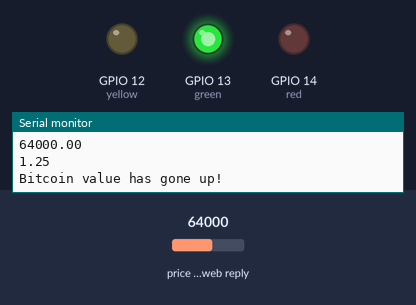
Bench run of a sketch on a simulated ESP8266 (NodeMCU). Parts: output pins drawn as LEDs (lit = HIGH), the last lines printed to the serial monitor. The test bench sets the inputs (shaded band); at power-on: price in the web reply 64000. WiFi joins after 1.5 s; servers stay silent unless stated; web services answer with replies made up by the test bench.

Above: at 5.85 s.
At 67.85 s:
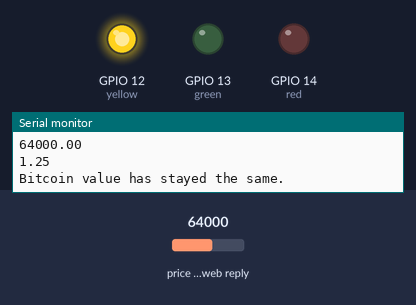
At 129.55 s:
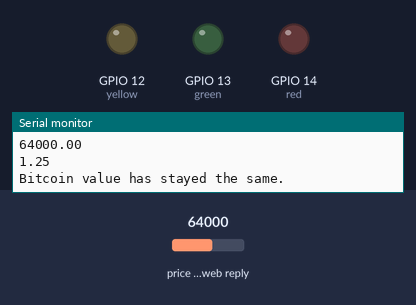
Timing chart, 0 to 130.0 s (numbered marks = the images above):
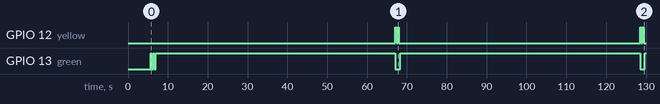

The sketch:

Traffic_Light_v1.ino
```cpp
#include <Arduino.h>
#include <ESP8266WiFi.h>
#include <ESP8266WiFiMulti.h>
#include <ESP8266HTTPClient.h>
#include <WiFiClientSecureBearSSL.h>
#include <ArduinoJson.h>

//https fingerprint for CoinGecko, expires 4/18/2020 and will need to be updated.
const uint8_t fingerprint[20] = {0x37, 0xf0, 0x60, 0x3a, 0x1b, 0xe1, 0x3d, 0x5f, 0x0d, 0x93, 0x44, 0x62, 0x19, 0xb4, 0x69, 0xcd, 0x6d, 0x28, 0x8f, 0x68};

ESP8266WiFiMulti WiFiMulti;

const size_t capacity = JSON_OBJECT_SIZE(1) + JSON_OBJECT_SIZE(2) + 60; //dynamic buffer for ArduinoJson library
DynamicJsonBuffer jsonBuffer(capacity);

//traffic light specific variables
double btcVal;
double prevBtcVal = 0;
double dayChangeVal;
int green = 13;
int yellow = 12;
int red = 14;

void setup() {
  Serial.begin(115200);

  //give ESP8266 time to start up
  delay(4000);

  WiFi.mode(WIFI_STA);
  //
  WiFiMulti.addAP("SSID", "PASSWORD");

  while (WiFiMulti.run() != WL_CONNECTED) {
    Serial.print(".");
    delay(500);
  }
  Serial.println();
  pinMode(green, OUTPUT);
  pinMode(yellow, OUTPUT);
  pinMode(red, OUTPUT);
}

void loop() {
  grabData();
  Serial.println(btcVal);
  Serial.println(dayChangeVal);
  if (btcVal != prevBtcVal) {
    if (btcVal > prevBtcVal) {
      Serial.println("Bitcoin value has gone up!");
      wentUp();
      prevBtcVal = btcVal;
    }
    else if (btcVal < prevBtcVal) {
      Serial.println("Bitcoin value has gone down!");
      wentDown();
      prevBtcVal = btcVal;
    }
  }
  else if (btcVal == prevBtcVal) {
    Serial.println("Bitcoin value has stayed the same.");
    stayedSame();
  }
  if (dayChangeVal >= 1) {
    Serial.println("Bitcoin is trending upwards!");
    trendingUp();
  }
  else if (dayChangeVal <= -1) {
    Serial.println("Bitcoin is trending downwards!");
    trendingDown();
  }
  else if (dayChangeVal < 1 && dayChangeVal > -1) {
    Serial.println("Bitcoin price is staying about the same.");
    trendingMid();
  }
  delay(60000);
}

void grabData() {
  if (WiFiMulti.run() == WL_CONNECTED) {

    std::unique_ptr<BearSSL::WiFiClientSecure>client(new BearSSL::WiFiClientSecure);

    client->setFingerprint(fingerprint); //Sets HTTPS fingerprint

    HTTPClient https;

    if (https.begin(*client, "https://api.coingecko.com/api/v3/simple/price?ids=bitcoin&vs_currencies=usd&include_24hr_change=true")) {
      int httpCode = https.GET();

      if (httpCode > 0) { //checks if webpage was successfully grabbed
        String payload = https.getString();
        JsonObject& root = jsonBuffer.parseObject(payload);
        btcVal = root["bitcoin"]["usd"];
        dayChangeVal = root["bitcoin"]["usd_24h_change"];
      }
    }
  }
}

void wentUp() {
  digitalWrite(green, LOW);
  digitalWrite(yellow, LOW);
  digitalWrite(red, LOW);
  for (int i = 2; i > 0; i--) {
    digitalWrite(green, HIGH);
    delay(300);
    digitalWrite(green, LOW);
    delay(300);
  }
}

void wentDown() {
  digitalWrite(green, LOW);
  digitalWrite(yellow, LOW);
  digitalWrite(red, LOW);
  for (int i = 2; i > 0; i--) {
    digitalWrite(red, HIGH);
    delay(300);
    digitalWrite(red, LOW);
    delay(300);
  }
}

void stayedSame() {
  digitalWrite(green, LOW);
  digitalWrite(yellow, LOW);
  digitalWrite(red, LOW);
  for (int i = 2; i > 0; i--) {
    digitalWrite(yellow, HIGH);
    delay(300);
    digitalWrite(yellow, LOW);
    delay(300);
  }
}

void trendingUp() {
  digitalWrite(green, HIGH);
  digitalWrite(yellow, LOW);
  digitalWrite(red, LOW);
}

void trendingDown() {
  digitalWrite(green, LOW);
  digitalWrite(yellow, LOW);
  digitalWrite(red, HIGH);
}

void trendingMid() {
  digitalWrite(green, LOW);
  digitalWrite(yellow, HIGH);
  digitalWrite(red, LOW);
}
```

Measured:
- by itself, GPIO 12 (yellow): LOW → HIGH at 67.1 s, → LOW 0.30 s later, → HIGH 0.30 s later, → LOW 0.30 s later, … (8 changes in this stretch)
- by itself, GPIO 13 (green): LOW → HIGH at 5.7 s, → LOW 0.30 s later, → HIGH 0.30 s later, → LOW 0.30 s later, … (9 changes in this stretch)
